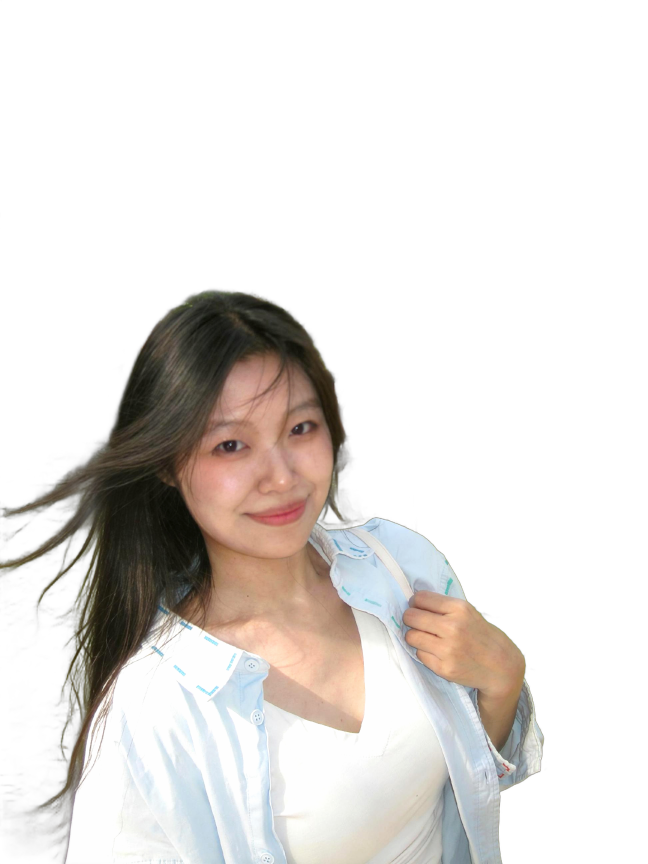
#> input picture src/life_photo/01_cut.png, 1944 x 2592 px, found by its file name (shown at 1/3 size)
$ python process_stroke.py
#> lines starting #> are read from the running program, lines starting #| are printed output that depends on the picture; after the words box and inside, x2 and y2 are one past the last pixel; in counts of white or black regions, pixels touching at a corner belong together
"""v4 描边重做版:对角线渐变(不旋转) + 膨胀求环 + 渐变描边
"""
from PIL import Image, ImageFilter, ImageDraw
import numpy as np

SRC = "/tmp/lifephoto/01_cut.png"
DST_PNG = "/tmp/lifephoto/life_avatar.png"
DST_WEBP = "/tmp/lifephoto/life_avatar.webp"

# ---- 1) 加载抠图 ----
im = Image.open(SRC).convert("RGBA")
#> im is the input picture: PIL image 1944x2592 RGBA; mean R, G, B, A 60.2, 56.5, 53.2, 87.3
W, H = im.size
#> W = 1944; H = 2592
print("source:", W, H)
#| source: 1944 2592

# ---- 2) alpha 修复:闭运算 + 高斯柔边 ----
r, g, b, a = im.split()
a_arr = np.array(a)

closed = a.filter(ImageFilter.MaxFilter(9)).filter(ImageFilter.MinFilter(9))
smoothed = closed.filter(ImageFilter.GaussianBlur(radius=1.8))

orig = np.array(a).astype(np.int32)
#> orig: shape (2592, 1944) int32; 256 distinct labels, from 0 to 255
fix = np.array(smoothed).astype(np.int32)
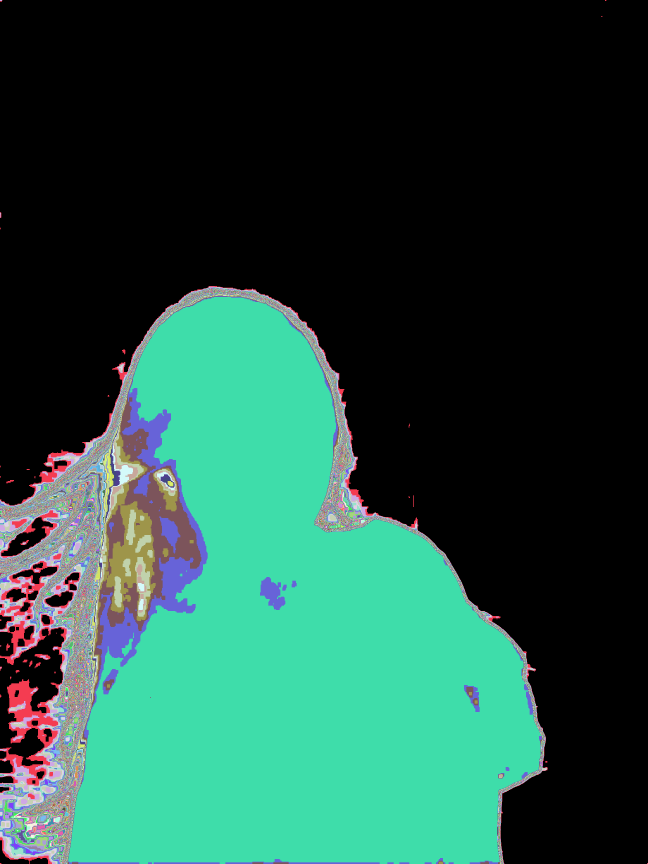
#> fix: shape (2592, 1944) int32 (shown at 1/3 size); 256 distinct labels, from 0 to 255; one colour per label, 0 black
merged = np.maximum(orig, fix).astype(np.uint8)
merged[merged < 20] = 0
#> merged: shape (2592, 1944); min 0, max 255, mean 87.4
a_fixed = Image.fromarray(merged, mode="L")
im_fixed = Image.merge("RGBA", (r, g, b, a_fixed))

# ---- 3) 紧裁剪 ----
mask_arr = merged > 10
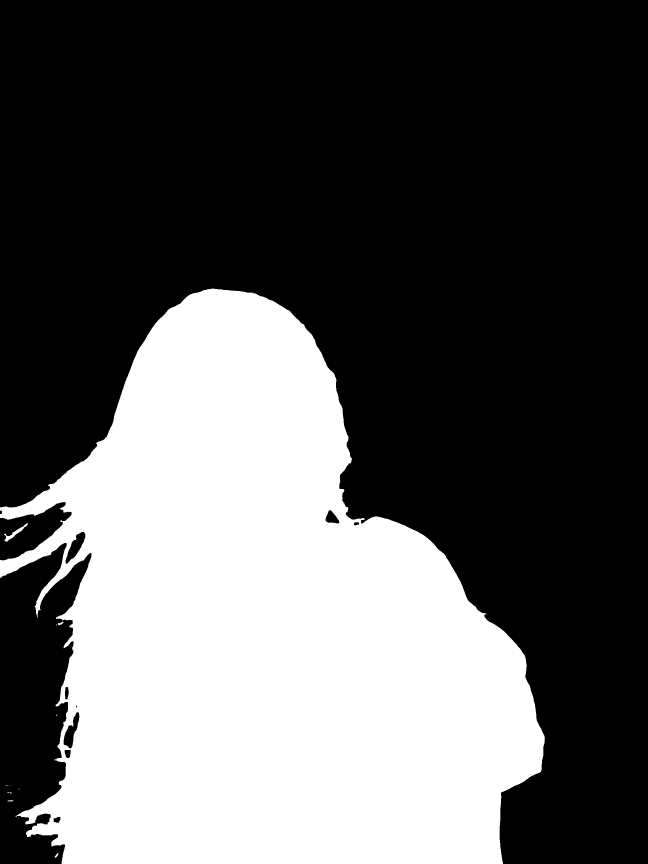
#> mask_arr: shape (2592, 1944) bool (shown at 1/3 size); 35.9% white; 13 white regions (7 under 20 px), largest, box (x1, y1, x2, y2) and area: (0, 866, 1635, 2592) 1808746, (12, 1570, 84, 1625) 783, (174, 1865, 190, 1875) 85, (164, 2558, 175, 2573) 70, (22, 2401, 40, 2404) 49, (21, 2377, 35, 2380) 27
ys, xs = np.where(mask_arr)
y0, y1 = ys.min(), ys.max()
#> y0 = 866; y1 = 2591
x0, x1 = xs.min(), xs.max()
#> x0 = 0; x1 = 1634
ph, pw = y1 - y0, x1 - x0
#> ph = 1725; pw = 1634
pad = int(max(ph, pw) * 0.03)
#> pad = 51
x0 = max(0, x0 - pad)
y0 = max(0, y0 - pad)
#> y0 = 815
x1 = min(W, x1 + pad)
#> x1 = 1685
y1 = min(H, y1 + pad)
#> y1 = 2592
cropped = im_fixed.crop((x0, y0, x1, y1))
cw, ch = cropped.size
#> cw = 1685; ch = 1777
print("cropped:", cw, ch, "ratio:", round(cw / ch, 3))
#| cropped: 1685 1777 ratio: 0.948

# ---- 4) 准备画布 ----
STROKE = 20
fw, fh = cw + STROKE * 2, ch + STROKE * 2
#> fw = 1725; fh = 1817

canvas = Image.new("RGBA", (fw, fh), (0, 0, 0, 0))
#> canvas: PIL image 1725x1817 RGBA; every value is 0
canvas.paste(cropped, (STROKE, STROKE), cropped)

# 人物 alpha
person_alpha = np.array(canvas.split()[3])

# 膨胀得外缘 alpha(比原图大 STROKE 像素)
dilated = canvas.split()[3].filter(ImageFilter.MaxFilter(STROKE * 2 + 1))
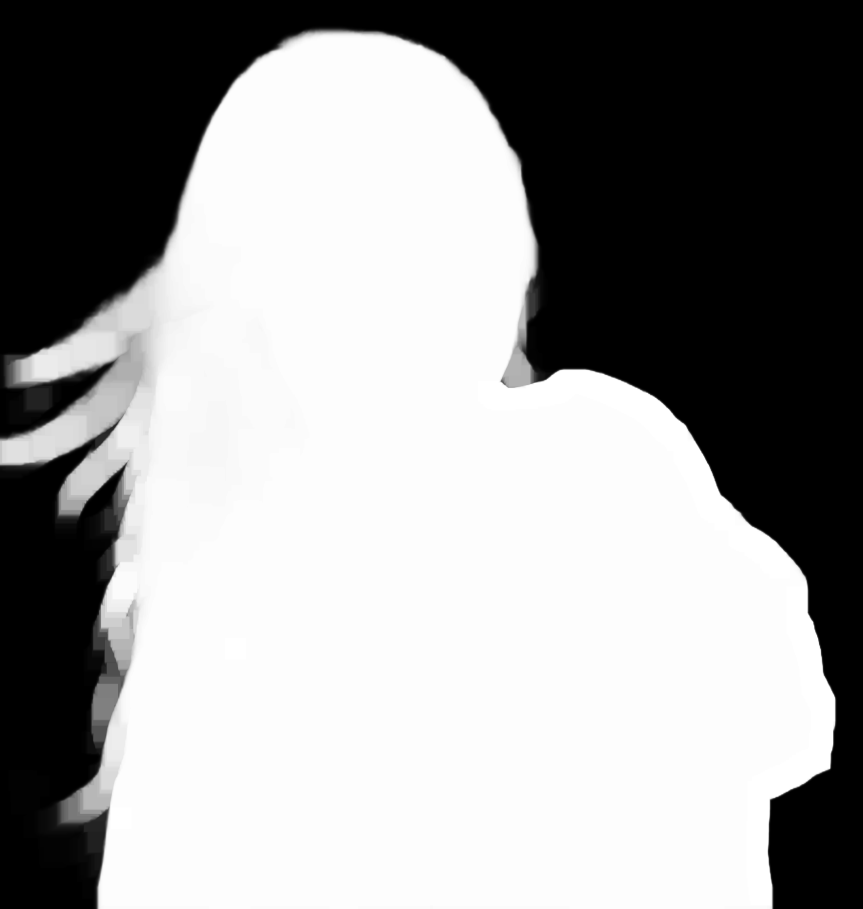
#> dilated: PIL image 1725x1817 L (shown at 1/2 size); min 0, max 255, mean 152.9
dilated_arr = np.array(dilated)

# 环 = 膨胀 - 原始
ring_mask = np.maximum(0, dilated_arr - person_alpha).astype(np.uint8)
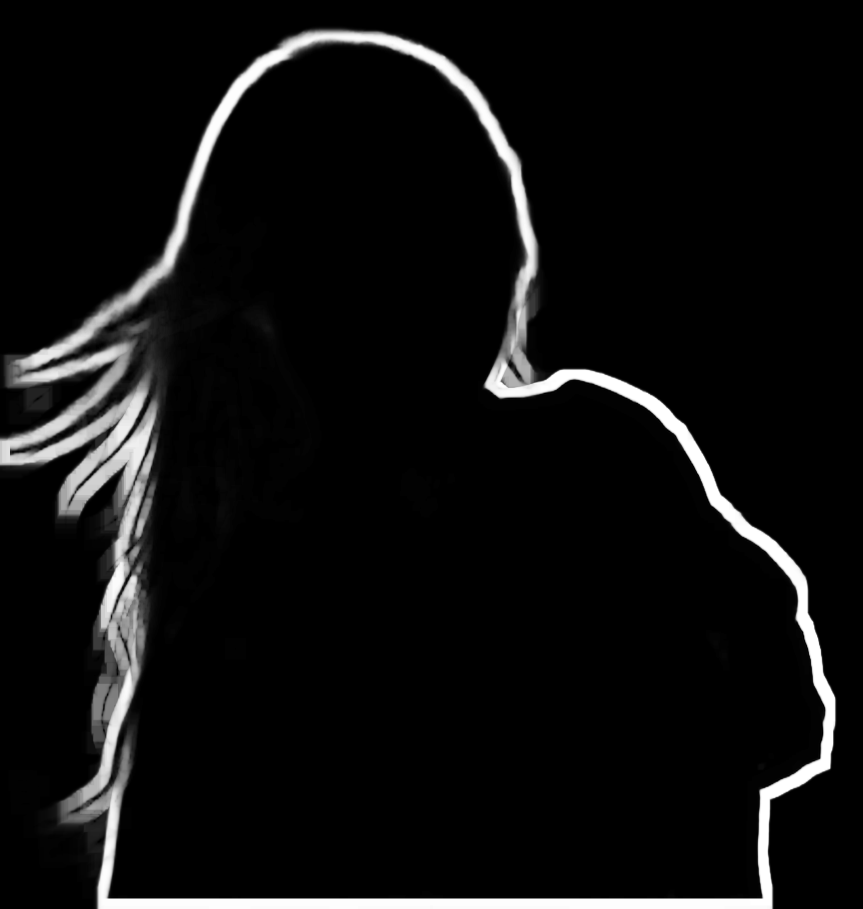
#> ring_mask: shape (1817, 1725) (shown at 1/2 size); min 0, max 255, mean 15.2
print("ring_mask max:", ring_mask.max(), "ring pixels:", (ring_mask > 0).sum())
#| ring_mask max: 255 ring pixels: 559360

# ---- 5) 生成对角线渐变(numpy 直接算,不走旋转) ----
# 5 段渐变色(粉紫→丁香→淡蓝→薄荷)
colors = np.array([
    [220, 184, 229],   # 淡丁香粉 #DCB8E5
    [197, 168, 224],   # 淡紫 #C5A8E0
    [168, 197, 232],   # 淡蓝 #A8C5E8
    [168, 216, 197],   # 薄荷 #A8D8C5
    [197, 229, 213],   # 浅薄荷 #C5E5D5
], dtype=np.float32)

# 对角线参数 t:左上 t=0,右下 t=1 (用户参考图:左上粉紫→右下薄荷)
yy, xx = np.mgrid[0:fh, 0:fw]
t = (xx + yy) / (fw - 1 + fh - 1)  # t in [0, 1]
t_clip = np.clip(t, 0, 0.9999) * (len(colors) - 1)  # [0, 4]
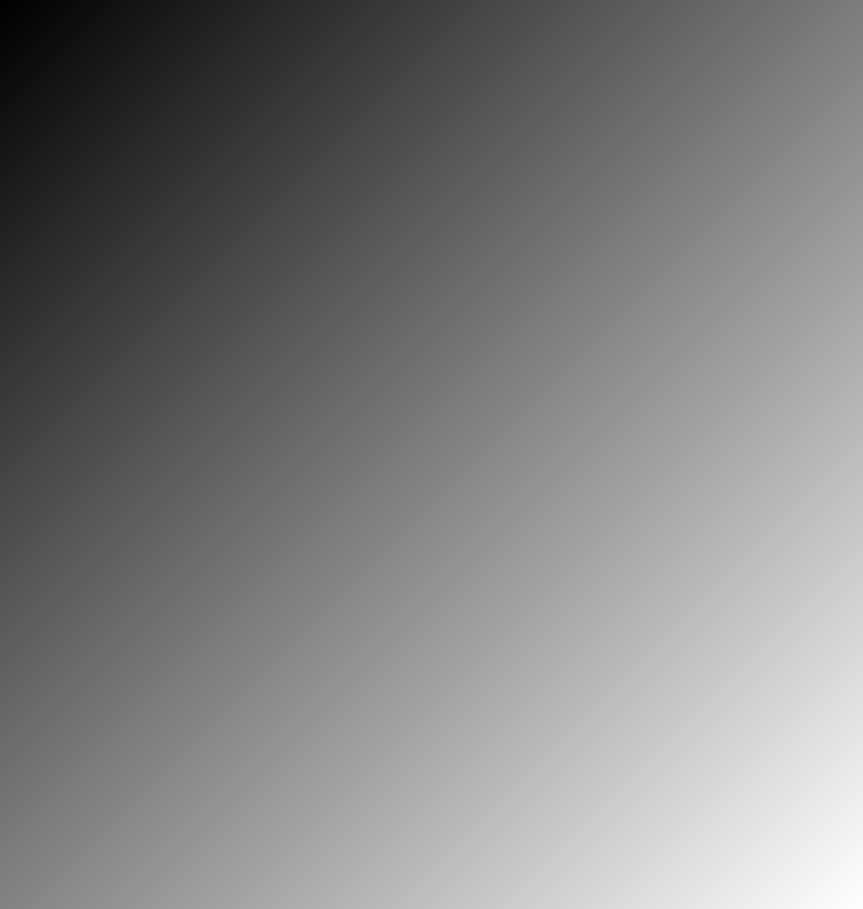
#> t: shape (1817, 1725) float64 (shown at 1/2 size); min 0, max 1, mean 0.5
idx = t_clip.astype(np.int32)  # 段下标
local_t = (t_clip - idx)[:, :, None]  # 每段内插值 [0,1]

# 渐变颜色
grad_rgb = colors[idx] * (1 - local_t) + colors[idx + 1] * local_t  # (fh, fw, 3)
grad_rgb = grad_rgb.astype(np.uint8)
print("grad_rgb shape:", grad_rgb.shape)
#| grad_rgb shape: (1817, 1725, 3)

# ---- 6) 描边 = 渐变 RGB + 环 alpha ----
stroke_rgba = np.dstack([grad_rgb, ring_mask])  # (fh, fw, 4)
stroke_img = Image.fromarray(stroke_rgba, mode="RGBA")

# 合成:描边在下,人物在上
result = Image.alpha_composite(stroke_img, canvas)
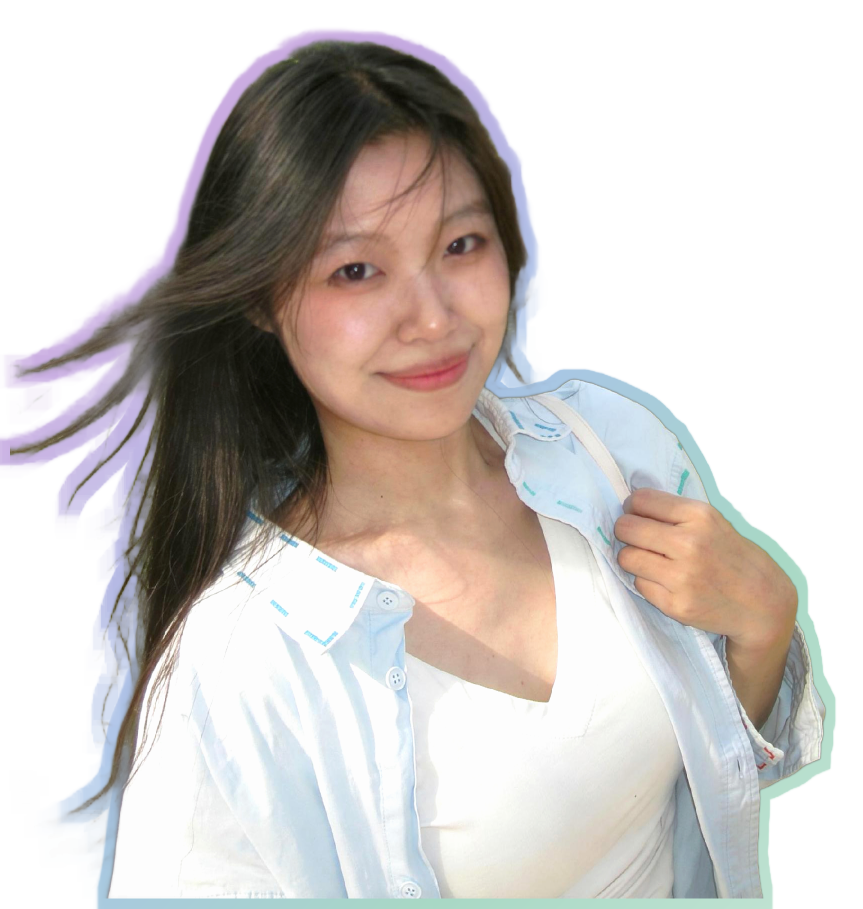
#> result: PIL image 1725x1817 RGBA (shown at 1/2 size); mean R, G, B, A 177, 175.1, 184.4, 151.5; transparent parts drawn white
print("result size:", result.size)
#| result size: (1725, 1817)

# ---- 7) 缩放 ----
rw, rh = result.size
#> rw = 1725; rh = 1817
scale = 1300 / max(rw, rh)
#> scale = 0.715
if scale < 1:
    result = result.resize((int(rw * scale), int(rh * scale)), Image.LANCZOS)
#> result: PIL image 1234x1300 RGBA
print("final size:", result.size)
#| final size: (1234, 1300)

# ---- 8) 保存 ----
result.save(DST_PNG, "PNG", optimize=True)
result.save(DST_WEBP, "WEBP", quality=88, method=6)

import os
print(f"PNG: {os.path.getsize(DST_PNG) / 1024:.0f} KB")
print(f"WebP: {os.path.getsize(DST_WEBP) / 1024:.0f} KB")
